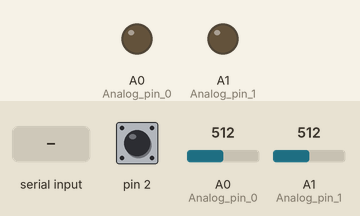
Simulated run of this sketch. Board: Arduino Uno, built with avr-gcc and run on an emulated ATmega328P. Parts: output pins drawn as LEDs (lit = HIGH). The test bench sets the inputs (shaded band); at power-on: A0 (Analog_pin_0) = 512, pin 2 HIGH, A1 (Analog_pin_1) = 512. What the sketch prints to the serial monitor is not drawn.

Above: at 1.2 s.
1.3 s: "A" received over Serial
At 2.4 s:
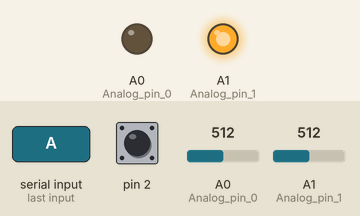
2.8 s: "N" received over Serial
4.3 s: "T" received over Serial
6.8 s: A0 (Analog_pin_0) set to 716
8.3 s: A0 (Analog_pin_0) set to 900
Timing chart, 0 to 10.8 s (numbered marks = the images above; inputs shaded):
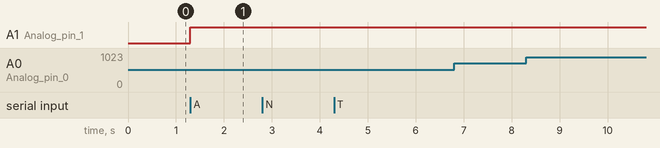

The sketch:

tagtool_WORKING.ino
```cpp
// Tagtool sketch by Frank Yu

#define BYTE 0
/* This Portion is not my Code: (c) 2009 Thomas Pintaric (thomas@pintaric.org)
 * This seems to be a testing procedure for working with sliders
 * Currently not in use

template <typename T>
class double_exponential_filter
{
	public:
		double_exponential_filter(const T _alpha = 1.0) :
			alpha(_alpha),
			has_observations(false)
		{}

		void reset() { has_observations = false; }

		void observe(const T &x)
		{
			if(!has_observations)
			{
				S = x;
				S_prime = x;
				has_observations = true;
			}
			else
			{
				S = (x * alpha) + (S * (1.0-alpha));
				S_prime = (S * alpha) + (S_prime * (1.0-alpha));
			}
		}

		bool can_predict() const
		{
			return(has_observations);
		}

		T predict_t0(const T _min = 0, const T _max = 1023) const
		{
			if(!has_observations) return(0);
			T x0 = (2.0/(1.0-alpha)) * S - (1.0/(1.0-alpha)) * S_prime;
                        if(x0 < _min) x0 = _min;
                        if(x0 > _max) x0 = _max;
	                return(x0);
		}

	protected:
		T S, S_prime, alpha;
		bool has_observations;
};

#define DES_ALPHA 0.05f

double_exponential_filter<float> des_slider1(DES_ALPHA);
double_exponential_filter<float> des_slider2(DES_ALPHA);
double_exponential_filter<float> des_slider3(DES_ALPHA);
double_exponential_filter<float> des_slider4(DES_ALPHA);
double_exponential_filter<float> des_slider5(DES_ALPHA);
double_exponential_filter<float> des_slider6(DES_ALPHA);
bool button_pressed = false;

#define SLIDER1 0
#define SLIDER2 1
#define SLIDER3 2
#define SLIDER4 3
#define SLIDER5 4
#define SLIDER6 5

#define BUTTON  7
*/

int xVal, yVal, yPosition, xPosition, slider, pressure = 0;
bool pressed;

/* Recieving information from the touch screen
 * Analog Pins and corresponding touch screen wire:
 * A0 - Red
 * A1 - Green
 * A2 - Yellow
 * A3 - Blue
`*/
void getTouch(){
  // Set up the analog pins in preparation for reading the Y value
  pinMode( A1, INPUT ); // Analog pin 1
  pinMode( A3, INPUT ); // Analog pin 3
  pinMode( A0, OUTPUT ); // Analog pin 0
  digitalWrite( A0, LOW ); //  Analog pin 0 as  GND connection
  pinMode( A2, OUTPUT ); // Analog pin 2
  digitalWrite( A2, HIGH ); //  Analog pin 2 as  +5V connection
  yVal = analogRead( 1 ); // Read the Y value

  // Set up the analog pins in preparation for reading the X value
  // from the touchscreen
  pinMode( A0, INPUT ); // Analog pin 0
  pinMode( A2, INPUT ); // Analog pin 2
  pinMode( A1, OUTPUT ); // Analog pin 1
  digitalWrite( A1, LOW ); //  Analog pin 1 as  GND connection
  pinMode( A3, OUTPUT ); // Analog pin 3
  digitalWrite( A3, HIGH ); //  Analog pin 3 as  +5V connection
  xVal = analogRead( 0 ); // Read the x value

  //Finding Pressure
  //Values do not represent any unit of pressure
  //Experimentally found that when pressure = 1023 -> no touch
  //values with Pressure between 1010 - 1022 are unreliable
  //Touch = pressure of 998 - 1008
  pinMode(A0, OUTPUT);
  pinMode(A1, OUTPUT);
  pinMode(A2, INPUT);
  pinMode (A3, INPUT);
  digitalWrite (A0, LOW); //Setting as GND
  digitalWrite (A1, HIGH);
  pressure = analogRead (1);

}

/* Function used to test Sliders
 * Also not in use
void sample_inputs()
{
  des_slider1.observe((float) analogRead(SLIDER1));
  des_slider2.observe((float) analogRead(SLIDER2));
  des_slider3.observe((float) analogRead(SLIDER3));
  des_slider4.observe((float) analogRead(SLIDER4));
  des_slider5.observe((float) analogRead(SLIDER5));
  des_slider6.observe((float) analogRead(SLIDER6));
  button_pressed = HIGH;
}
  */

void setup()
{
  Serial.begin(9600);
  pinMode(2, INPUT);
  digitalWrite(2, HIGH);
  //sample_inputs();
}


void loop()
{
   if(Serial.available() > 0)// Checking Serial Connection
   {
     byte request = Serial.read(); // Tagtool program will send a request through serial
     if(request == 'A')
     {
       // Used for Sliders
       //Serial.print(readX());
       //Serial.print('\n');
       //Serial.print(readY());
       //Serial.print('\n');
       //delay(10);

       getTouch();
        // X range 0 - 915
        // Y range 0 - 800
        // Bottom lefthand corner of touch screen is (0,0)

       if (pressure < 1010) {
         yPosition = yVal - 98;
         xPosition = xVal - 55;
       }

       /* The follow seven serial prints provides the tagtool program on slider or touch screen information
        *  In order, the function of these prints are:
        *  1. Color
        *  2. Darkness
        *  3. Brightness
        *  4. Transparency
        *  5. Width
        *  6. Fade
        *  7. Button press
       */

       //Mapping xPosition to a value between 0-255
       Serial.print(xPosition*10/36, BYTE);

       //Checking whether to change darkness, brightness or neither
       //Changing brightness
       if (yPosition < 300){
        //Making white easier to click on
          if (yPosition > 45) {
            Serial.print(300-yPosition, BYTE); //More you go down, the higher the brightness value
          }
          else{
            Serial.print(255, BYTE);
          }
        Serial.print(0, BYTE);
       }

       //Changing darkness
       else if (yPosition > 545)
       {
        Serial.print(0, BYTE);
        Serial.print(yPosition - 545, BYTE);
       }

       //No change to brightness or darkness
       else {
        Serial.print(0, BYTE);
        Serial.print(0, BYTE);
       }

       slider = analogRead(4);
       Serial.print(slider/3, BYTE);

       //functions of tagtool that are untouched
       Serial.print(0, BYTE);
       Serial.print(0, BYTE);

       pressed = !digitalRead(2);
       if (pressed) {
        Serial.print(255, BYTE);
       }
       else {
        Serial.print(0, BYTE);
       }
    }// end else if

    else if(request == 'N')
    {
      Serial.print("Tagtool.Controller");
    }

    // For use in Arduino IDE to test touchscreen
    else if (request == 'T')
    {
      while (true) { // endless loop to test touchscreen values
        /*getTouch();

          if (pressure < 1010) {
            yPosition = yVal - 98;
            xPosition = xVal - 55;

            Serial.print("X:");
            Serial.print(xPosition);
            Serial.println();

            Serial.print("Y:");
            Serial.print(yPosition);
            Serial.println();

            Serial.print("Pressure: ");
            Serial.print(pressure);
            Serial.println();
            delay (500);
          }  */

       slider = analogRead(0);
       Serial.println(slider);
       delay(1000);

      }// end while
    }// end else if

  }// end if

  /* not in use
  else
  {
    sample_inputs();
  }
  */

}// end loop()
```

Measured:
- after the input at 1.3 s, A1 (Analog_pin_1): LOW → HIGH at once
- after the input at 2.8 s, every drawn part: stays the same
- after the input at 4.3 s, every drawn part: stays the same
- after the input at 6.8 s, every drawn part: stays the same
- after the input at 8.3 s, every drawn part: stays the same
